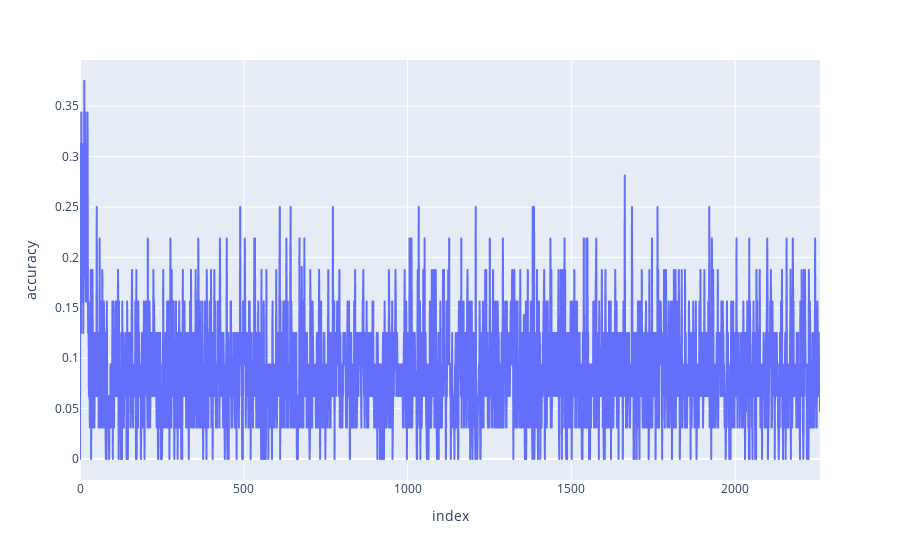

Here is the notebook cell this chart was saved with:
### Code cell
px.line(step_dicts, y="accuracy")

### Figure 1 — Plotly figure (JSON) as saved in the notebook; plotly's stock layout.template omitted (floating-point values rounded to 4 significant figures; data arrays with more than 128 entries replaced by an {"elided": "..."} marker saying what was removed)
{"data": [{"hovertemplate": "index=%{x}<br>accuracy=%{y}<extra></extra>", "legendgroup": "", "line": {"color": "#636efa", "dash": "solid"}, "marker": {"symbol": "circle"}, "mode": "lines", "name": "", "showlegend": false, "type": "scattergl", "x": {"elided": "2260 int values"}, "xaxis": "x", "y": {"elided": "2260 float values"}, "yaxis": "y"}], "layout": {"legend": {"tracegroupgap": 0}, "margin": {"t": 60}, "xaxis": {"anchor": "y", "domain": [0, 1], "title": {"text": "index"}}, "yaxis": {"anchor": "x", "domain": [0, 1], "title": {"text": "accuracy"}}}}
